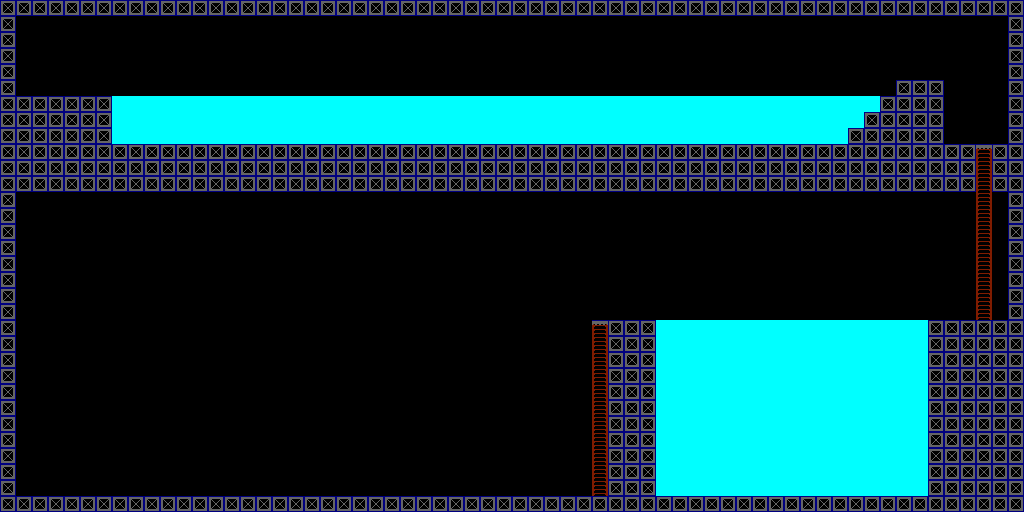

This is a level from a 2D game, rendered from its Tiled map with the project's own tilesets. A one-line summary and the map file follow, with tile-layer data summarised:
An orthogonal 64x32 tile map with 16x16 px tiles, 5 tile layers (ladder, one_way_block, water, needle, ...).

<map version="1.10" tiledversion="1.12.1-8-g449813058" orientation="orthogonal" renderorder="right-down" width="64" height="32" tilewidth="16" tileheight="16" infinite="0" nextlayerid="7" nextobjectid="1">
 <tileset firstgid="1" source="../../tileset/tileset_map_element.tsx" />
 <layer id="1" name="ladder" width="64" height="32">
  <data>[2048 cells, 22 non-empty, 1 distinct tile ids]</data>
 </layer>
 <layer id="6" name="one_way_block" width="64" height="32">
  <data>[2048 cells, 2 non-empty, 1 distinct tile ids]</data>
 </layer>
 <layer id="4" name="water" width="64" height="32">
  <data>[2048 cells, 328 non-empty, 1 distinct tile ids]</data>
 </layer>
 <layer id="3" name="needle" width="64" height="32">
  <data>[2048 cells, 0 non-empty, 0 distinct tile ids]</data>
 </layer>
 <layer id="5" name="block" width="64" height="32">
  <data>[2048 cells, 495 non-empty, 1 distinct tile ids]</data>
 </layer>
</map>
